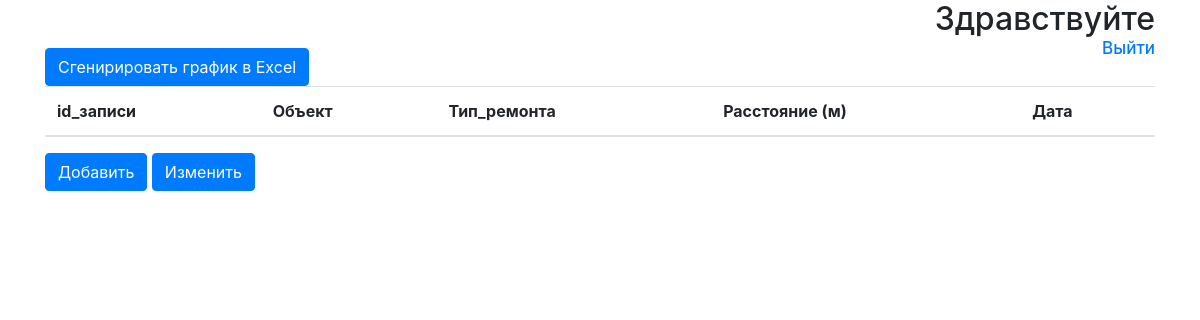
The app's page /account.php, older data.
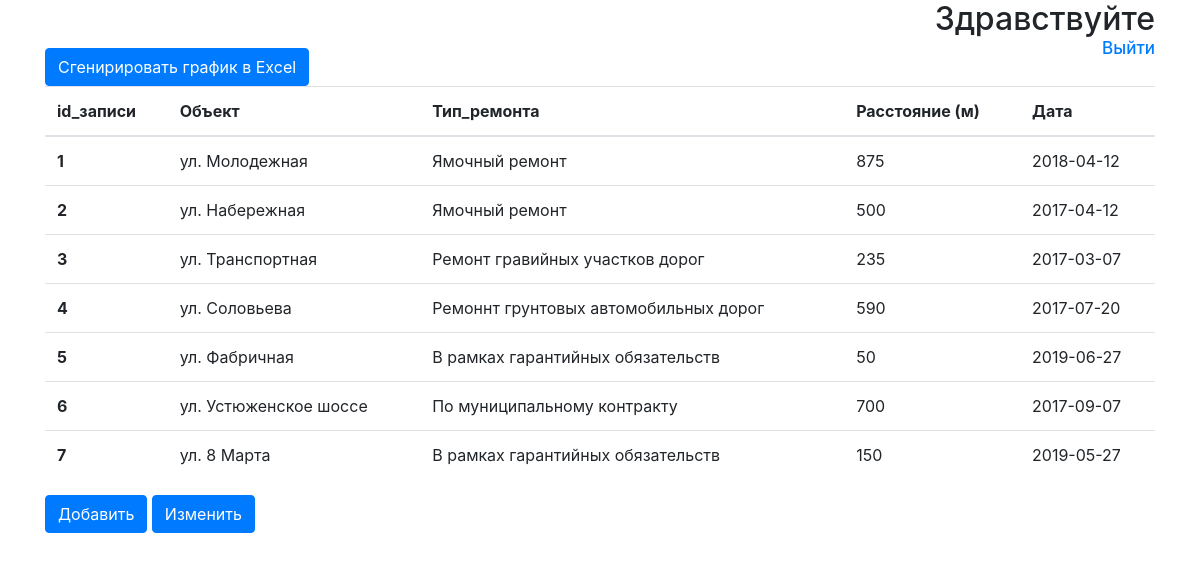
The same page, newer data.
### tables this page shows
CREATE TABLE `remont` (
  `id_записи` int(11) NOT NULL,
  `Объект` varchar(100) NOT NULL,
  `Тип_ремонта` varchar(100) NOT NULL,
  `Расстояние (м)` varchar(20) NOT NULL,
  `Дата` date NOT NULL
);

### account.php (the view, shortened to what this page needs)
<?php require_once('db.php') ?>
<!DOCTYPE html>
<html lang="en">
<head>
	<link rel="stylesheet" href="style.css">
	<link rel="stylesheet" href="bootstrap/css/bootstrap.css">
</head>
<body>
	<div class="container">
		<h2 style="float: right;" id="add">Здравствуйте <a href="#"><?php echo $_COOKIE['FIO']; ?></a><br>
		<a id="exit" href="logout.php">Выйти</a></h2> <br><br>
		<a href="down.php"><button type="button" class="btn btn-primary" data-toggle="modal" data-target="#userModal">Сгенирировать график в Excel </button></a> <br>
<?php
	$sql =  mysqli_query($db, "SELECT * FROM remont");
?>
			<table class="table">
					  <thead>
					    <tr>
					      <th scope="col">id_записи</th>
					      <th scope="col">Объект</th>
					      <th scope="col">Тип_ремонта</th>
					      <th scope="col">Расстояние (м)</th>
					      <th scope="col">Дата</th>
					    </tr>
					  </thead>
		  <tbody>
<?php
while($data = mysqli_fetch_assoc($sql)){
?>
		    <tr>
		      <th scope="row"><?php echo $data['id_записи'] ?></th>
		      <td><?php echo $data['Объект'] ?></td>
		      <td><?php echo $data['Тип_ремонта'] ?></td>
		      <td><?php echo $data['Расстояние (м)'] ?></td>
		      <td><?php echo $data['Дата'] ?></td>
		    </tr>
<?php } ?>
		  </tbody>
	</table>
	<button type="button" class="btn btn-primary" data-toggle="modal" data-target="#exampleModal">
	  Добавить
	</button>
	<button type="button" class="btn btn-primary" data-toggle="modal" data-target="#editModal">Изменить</button>
	</div>
</body>
</html>

### style.css (style rules this page uses)
#exit { font-size: 17px; float: right; }

Row changes from the older to the newer data that the page shows:
added remont: id_записи "1", Объект "ул. Молодежная", Тип_ремонта "Ямочный ремонт", value "875", Дата "2018-04-12"
added remont: id_записи "2", Объект "ул. Набережная", Тип_ремонта "Ямочный ремонт", value "500", Дата "2017-04-12"
added remont: id_записи "3", Объект "ул. Транспортная", Тип_ремонта "Ремонт гравийных участков дорог", value "235", Дата "2017-03-07"
added remont: id_записи "4", Объект "ул. Соловьева", Тип_ремонта "Ремоннт грунтовых автомобильных дорог", value "590", Дата "2017-07-20"
added remont: id_записи "5", Объект "ул. Фабричная", Тип_ремонта "В рамках гарантийных обязательств", value "50", Дата "2019-06-27"
added remont: id_записи "6", Объект "ул. Устюженское шоссе", Тип_ремонта "По муниципальному контракту", value "700", Дата "2017-09-07"
added remont: id_записи "7", Объект "ул. 8 Марта", Тип_ремонта "В рамках гарантийных обязательств", value "150", Дата "2019-05-27"
